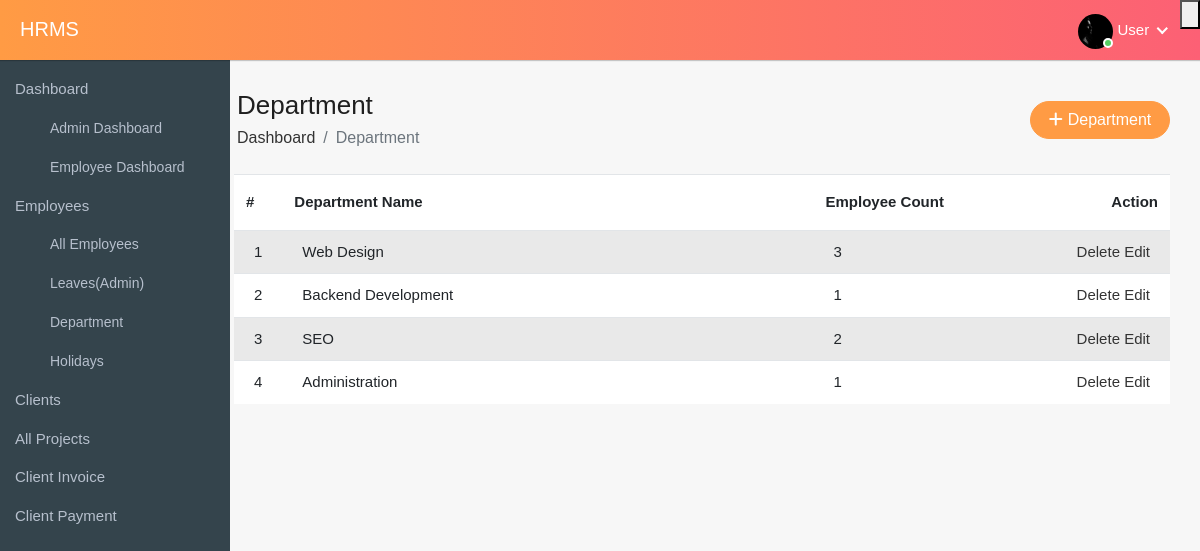
The page /employee/departments/ (signed in) on the database its author committed.
### hrms_app/models.py (models this page shows, shortened)
class Employee(models.Model):
    GENDER = (('Male','MALE'), ('Female', 'FEMALE'),('  Other', 'OTHER'))
    full_name = models.CharField(max_length=50)
    email = models.EmailField(max_length=125)
    contact = models.CharField(max_length=15)
    address = models.CharField(max_length=100, default='', blank=True)
    birthday = models.DateField()
    gender = models.CharField(choices=GENDER, max_length=10)
    emp_id = models.CharField(max_length=10, editable=False)
    department = models.ForeignKey(Department,on_delete=models.SET_NULL, null=True)
    position = models.CharField(max_length=50, null=True, blank=True)
    date_joined = models.DateField()
    total_leave_days = models.IntegerField(default=0)
    username = models.CharField(max_length=50)
    user = models.OneToOneField(User, on_delete=models.CASCADE, null=True, blank=True)
    is_admin = models.BooleanField(default=False)
    profile_img = models.ImageField(upload_to='employees/', null=True, blank=True)
    class Meta:
        ordering = ['date_joined', 'full_name']

class Department(models.Model):
    name = models.CharField(max_length=20)

### hrms_app/views.py (the view)
# urls.py: path('employee/departments/', departments, name='departments'),
@login_required
def departments(request):
    if request.method == 'POST':
        name = request.POST.get('name')
        department = Department(name=name)
        department.save()
        return redirect('departments')
    department = Department.objects.annotate(num_employees=Count('employee'))
    context = {'department': department}
    return render(request, 'departments.html', context)

### hrms_app/templates/departments.html (shortened to what this page needs)
{% extends 'base/core.html' %}
{% load static %}
{% block bodyclass %} page-id-001 {% endblock bodyclass %}
{% block content %}
<div class="row">
    <div class="col-2 col4">
        {% include 'sidebar_partials.html'%}
    </div>
    <div class="col-10 col8">
        <div class="content container-fluid page-content">
            <div class="page-header mb-4">
                <div class="row align-items-center">
                    <div class="col">
                        <h3 class="page-title">Department</h3>
                        <ul class="breadcrumb">
                            <li class="breadcrumb-item"><a href="admin-dashboard.html">Dashboard</a></li>
                            <li class="breadcrumb-item active">Department</li>
                        </ul>
                    </div>
                    <div class="col-4">
                        <button type="button" class="btn btn-primary add-btn" data-toggle="modal"
                            data-target="#exampleModal">
                            <i class="fa fa-plus"></i>Department</button>
                    </div>
                </div>
            </div>
            <div class="row">
                <div class="col-md-12">
                    <div>
                        <div id="DataTables_Table_0_wrapper" class="dataTables_wrapper dt-bootstrap4 no-footer">
                            <div class="row">
                                <div class="col-sm-12">
                                    <table class="table table-striped custom-table mb-0 datatable dataTable no-footer"
                                        id="DataTables_Table_0" role="grid" aria-describedby="DataTables_Table_0_info">
                                        <thead>
                                            <tr role="row">
                                                <th class="width-thirty sorting_asc" tabindex="0"
                                                    aria-controls="DataTables_Table_0" rowspan="1" colspan="1"
                                                    aria-sort="ascending"
                                                    aria-label="#: activate to sort column descending"
                                                    style="width: 30px;">#</th>
                                                <th class="sorting" tabindex="0" aria-controls="DataTables_Table_0"
                                                    rowspan="1" colspan="1"
                                                    aria-label="Department Name: activate to sort column ascending"
                                                    style="width: 648.25px;">Department Name</th>
                                                <th>Employee Count</th>
                                                <th class="text-end sorting" tabindex="0"
                                                    aria-controls="DataTables_Table_0" rowspan="1" colspan="1"
                                                    aria-label="Action: activate to sort column ascending"
                                                    style="width: 248.75px;">Action</th>
                                            </tr>
                                        </thead>
                                        <tbody>
                                            {% for data in department %}
                                            <tr class="odd">
                                                <td class="sorting_1">{{ forloop.counter }}</td>
                                                <td>{{data.name}}</td>
                                                <td>{{ data.num_employees }}</td>
                                                <td class="text-end">
                                                    <a href="{% url 'delete_object' model_name='Department' id=data.id redirect_url_name='departments' %}">Delete</a>
                                                    <a href="{% url 'edit_department' data.id %}">Edit</a>
                                                </td>
                                            </tr>
                                            {% endfor %}
                                        </tbody>
                                    </table>
                                </div>
                            </div>
                        </div>
                    </div>
                </div>
            </div>
        </div>
    </div>
</div>
<link rel="stylesheet" href="https://code.jquery.com/ui/1.12.1/themes/base/jquery-ui.css">
{% endblock content %}

### templates/base/core.html (shortened to what this page needs)
<!doctype html>
{% load static %}
<html lang="en">
<head>
    <link rel="stylesheet" href="https://cdnjs.cloudflare.com/ajax/libs/font-awesome/6.4.0/css/fontawesome.min.css" />
    <link rel="stylesheet" href="https://cdnjs.cloudflare.com/ajax/libs/font-awesome/6.4.0/css/all.min.css" />
    <link rel="stylesheet" href="{% static 'css/bootstrap.min.css' %}">
    <link rel="stylesheet" href="{% static 'css/bootstrap.css' %}">
    <link rel="stylesheet" href="{% static 'css/style.css' %}">
</head>
<body class="{% block bodyclass %} {% endblock bodyclass %}">
    <header style="margin-bottom: 60px">
        <div class="header">
            <div class="page-title-box">
                {% if request.user.is_authenticated and request.user.is_superuser %}
                <h3><a href="{% url 'index' %}" style="color: unset;">HRMS</a></h3>
                {% elif request.user.is_authenticated %}
                <h3><a href="{% url 'empdashboard' %}" style="color: unset;">HRMS</a></h3>
                {% endif %}
            </div>
            <ul class="nav user-menu">
                {% if request.user.is_authenticated %}
                <li class="nav-item dropdown has-arrow main-drop">
                    <a href="#" class="dropdown-toggle nav-link" data-bs-toggle="dropdown">
                        <span class="user-img">
                            {% if user.employee.profile_img %}
                            <img src="{{request.user.employee.profile_img.url}}" alt="">
                            {% else %}
                            <img src="{% static 'img/user.jpg' %}" alt="">
                            {% endif %}
                            <span class="status online"></span></span>
                            {% if user.employee.is_superuser %}
                            <span>Admin</span>
                            {% else %}
                            <span>User</span>
                            {% endif %}
                    </a>
                </li>
                <li>
                    <div class="dropdown">
                        <button class="dropdown-toggle" type="button" id="dropdownMenuButton" data-toggle="dropdown"
                            aria-haspopup="true" aria-expanded="false">
                        </button>
                    </div>
                </li>
                {% else %}
                <h1>Welcome, {{request.user.employee.full_name}}</h1>
                {% endif %}
            </ul>
        </div>
    </header>
    {% block content %} {% endblock content %}
    <link rel="stylesheet" href="https://code.jquery.com/ui/1.12.1/themes/base/jquery-ui.css">
</body>
</html>

### rows shown on the page
Department: name "Web Design", num_employees "3"
Department: name "Backend Development", num_employees "1"
Department: name "SEO", num_employees "2"
Department: name "Administration", num_employees "1"
